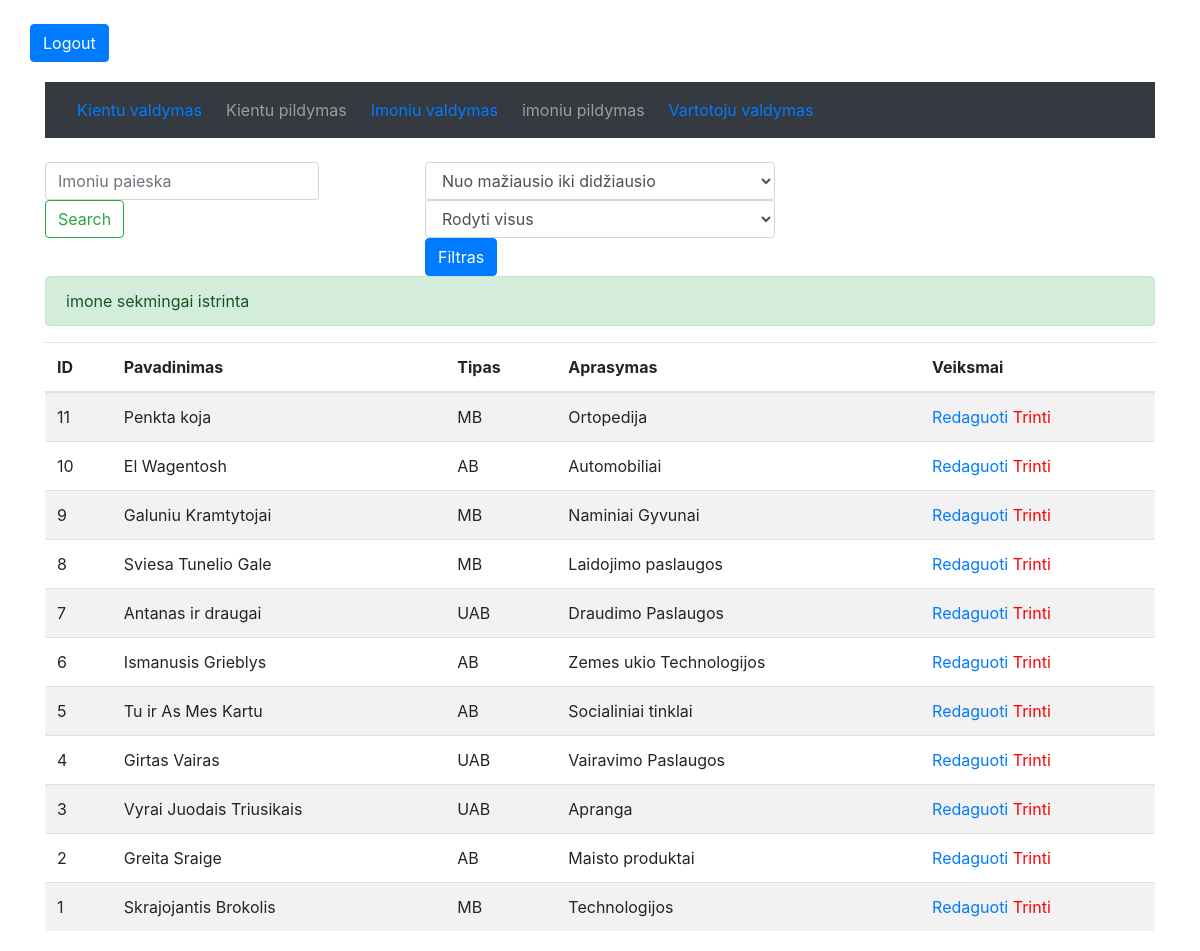
The page /imones.php?trinti=11 (signed in) on the database its author committed.
### tables this page shows
CREATE TABLE IF NOT EXISTS `imones` (
  `ID` int(4) NOT NULL AUTO_INCREMENT,
  `pavadinimas` varchar(120) NOT NULL,
  `tipas_id` int(4) NOT NULL,
  `aprasymas` varchar(120) NOT NULL,
  PRIMARY KEY (`ID`)
);

CREATE TABLE IF NOT EXISTS `imones_tipas` (
  `ID` int(4) NOT NULL AUTO_INCREMENT,
  `pavadinimas` varchar(120) NOT NULL,
  `aprasymas` varchar(120) NOT NULL,
  PRIMARY KEY (`ID`)
);

### imones.php (the view, shortened to what this page needs)
<?php require_once ("prijungimas.php"); ?>
<!DOCTYPE html>
<html lang="en">
<head>
         <?php require_once("priedai.php"); ?>
</head>
<body>
<?php require_once("prsijunges.php"); ?>
        <?php
    if($varT[3] != 3 ) {
        if(isset($_GET["trinti"])){
            $id= $_GET["trinti"];
            $sql = ("DELETE FROM `imones` WHERE `ID` = $id;");
                if (mysqli_query($prisijungimas, $sql)){
            $message = "imone sekmingai istrinta";
            $class = "success";
                } else
                    $negerai = "Kazkas negerai";
        }
    }
        ?>
    <div class="container">
        <?php require_once("priedai/menu.php"); ?>
        </nav>
        <div class="row">
            <div class="col-lg-4 col-md-3">
                <form class="form-inline" action="imones.php" method="get">
                    <input class="form-control mr-sm-2" type="search" name="search" placeholder="Imoniu paieska" aria-label="Search">
                    <button class="btn btn-outline-success my-2 my-sm-0" type="submit" name="search_push">Search</button>
                </form>
            </div>
            <div class="col-lg-4 col-md-3">
            <form action="imones.php" method="get">
            <select class="form-control" name="rikiavimas_id">
            <?php if(isset($_GET["rikiavimas_id"]) && !empty($_GET["rikiavimas_id"]) && $_GET["rikiavimas_id"] != "ASC") {?>
                    <option value="DESC" selected="true"> Nuo didžiausio iki mažiausio</option>
                    <option value="ASC"> Nuo mažiausio iki didžiausio</option>
                    <?php } else { ?>
                    <option value="ASC" selected="true"> Nuo mažiausio iki didžiausio</option>
                    <?php } ?>
            </select>
            <select class="form-control" name="filtravimas">
                <?php if(isset($_GET["filtravimas"]) && !empty($_GET["filtravimas"]) && $_GET["filtravimas"] != "default") {?>
                    <option value="default">Rodyti visus</option>
                <?php } else { ?>
                    <option value="default" selected="true">Rodyti visus</option>
                <?php } ?>
                    </select>
                    <button class="btn btn-primary" type="submit" name="filtruoti">Filtras</button>
            </form>
        </div>
    </div>
        <table class="table table-striped">
            <thead>
                <tr>
                    <th scope="col">ID</th>
                    <th scope="col">Pavadinimas</th>
                    <th scope="col">Tipas</th>
                    <th scope="col">Aprasymas</th>
                    <th scope="col"><?php if($varT[3] != 3 ) { echo "Veiksmai"; } ?></th>
                </tr>
            </thead>
        <tbody>
<?php
    if(isset($_GET["filtravimas"]) && !empty($_GET["filtravimas"]) && $_GET["filtravimas"] != "default") {
        $filtravimas = "imones.tipas_id = ".$_GET["filtravimas"];
    } else {
        $filtravimas = 1;
    }
    if(isset($_GET["rikiavimas_id"]) && !empty($_GET["rikiavimas_id"])) {
        $rikiavimas = $_GET["rikiavimas_id"];
    } else {
        $rikiavimas = "DESC";
    }
$sql = "SELECT imones.ID, imones.pavadinimas AS pavadinimas1, imones_tipas.pavadinimas AS pavadinimas2, imones.aprasymas
FROM `imones`
LEFT JOIN  `imones_tipas` ON imones.tipas_id = imones_tipas.ID
WHERE $filtravimas
ORDER BY imones.ID $rikiavimas";
$rezultatas = $prisijungimas->query($sql);
while($imones = mysqli_fetch_array($rezultatas)) {
    echo "<tr>";
        echo "<td>". $imones["ID"]."</td>";
        echo "<td>". $imones["pavadinimas1"]."</td>";
        echo "<td>". $imones["pavadinimas2"]."</td>";
        echo "<td>". $imones["aprasymas"]."</td>";
        echo "<td>";
        if($varT[3] != 3 ) {
        echo "<a href='imonesEdit.php?ID=".$imones["ID"]."'>Redaguoti</a>";
        echo "<a class= 'red' href='imones.php?trinti=".$imones["ID"]."'>Trinti</a>";
        }
       echo "</td>";
    echo "</tr>";
}
?>
<?php if(isset($message)) { ?>
    <div class="message alert alert-<?php echo $class; ?>" role="alert">
        <?php echo $message; ?>
    </div>
    <?php } ?>
        </tbody>
    </table>
</div>
</body>
</html>

### imones.php (style rules this page uses)
.container { margin-bottom: 20px; }
form { margin-top: 24px; }
.red { color: red; }

### rows shown on the page
imones: ID "11", pavadinimas "Penkta koja", imones_tipas.pavadinimas "MB", aprasymas "Ortopedija"
imones: ID "10", pavadinimas "El Wagentosh", imones_tipas.pavadinimas "AB", aprasymas "Automobiliai"
imones: ID "9", pavadinimas "Galuniu Kramtytojai", imones_tipas.pavadinimas "MB", aprasymas "Naminiai Gyvunai"
imones: ID "8", pavadinimas "Sviesa Tunelio Gale", imones_tipas.pavadinimas "MB", aprasymas "Laidojimo paslaugos"
imones: ID "7", pavadinimas "Antanas ir draugai", imones_tipas.pavadinimas "UAB", aprasymas "Draudimo Paslaugos"
imones: ID "6", pavadinimas "Ismanusis Grieblys", imones_tipas.pavadinimas "AB", aprasymas "Zemes ukio Technologijos"
imones: ID "5", pavadinimas "Tu ir As Mes Kartu", imones_tipas.pavadinimas "AB", aprasymas "Socialiniai tinklai"
imones: ID "4", pavadinimas "Girtas Vairas", imones_tipas.pavadinimas "UAB", aprasymas "Vairavimo Paslaugos"
imones: ID "3", pavadinimas "Vyrai Juodais Triusikais", imones_tipas.pavadinimas "UAB", aprasymas "Apranga"
imones: ID "2", pavadinimas "Greita Sraige", imones_tipas.pavadinimas "AB", aprasymas "Maisto produktai"
imones: ID "1", pavadinimas "Skrajojantis Brokolis", imones_tipas.pavadinimas "MB", aprasymas "Technologijos"

### other values the page prints
$message "imone sekmingai istrinta"
